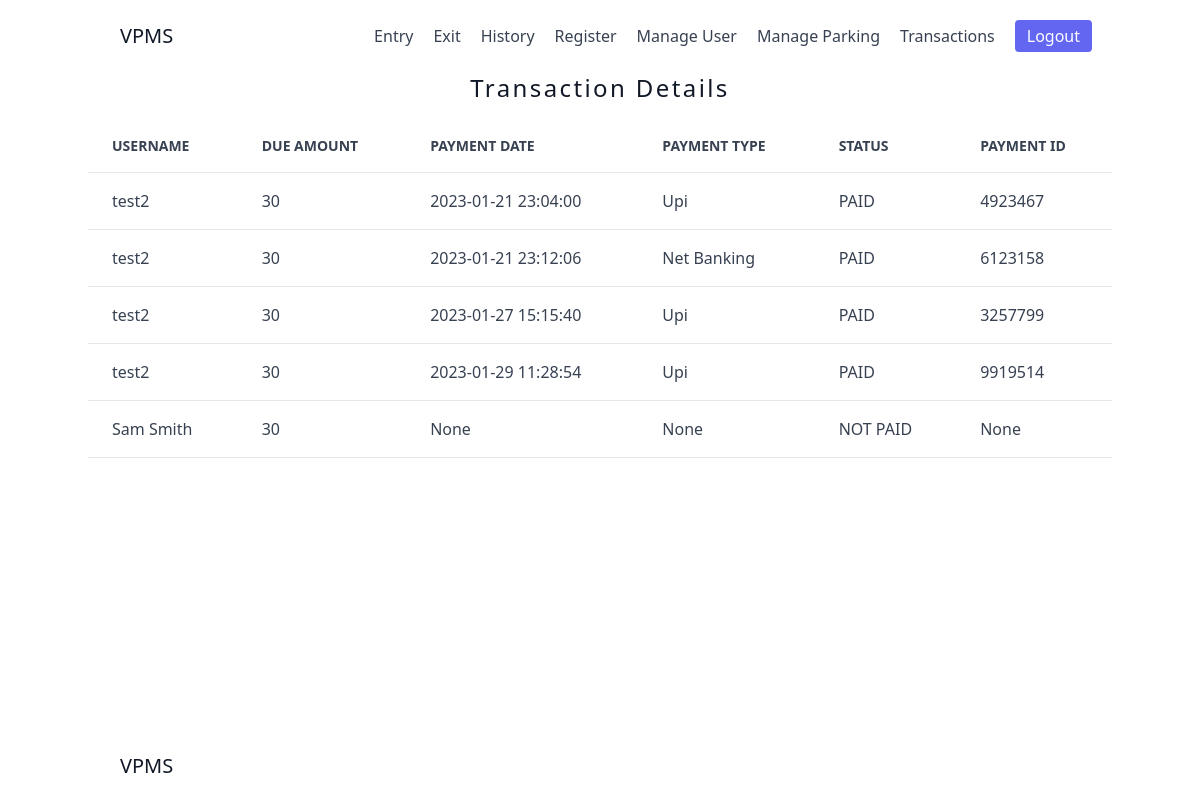
Page /transactions (signed in) on the committed database.
### app/models.py (models this page shows, shortened)
class Payment(db.Model):
    __tablename__ = 'payment'
    id = db.Column(db.Integer, primary_key = True)
    username = db.Column(db.String(20), index = True, nullable = False)
    charge = db.Column(db.Float, nullable = False)
    paid = db.Column(db.String(10), index = True, nullable = False)
    paymentDate = db.Column(db.DateTime, nullable = True, index = True)
    paymentType = db.Column(db.String(10), index = True, nullable = True)
    paymentID = db.Column(db.Integer)

### app/routes.py (the view)
@app.route('/transactions', methods=['GET', 'POST'])
@login_required
def transactions():
            payData = Payment.query.order_by(Payment.id).all()
            return render_template('transactions.html',title='Transactions',payData=payData)

### app/models.py (called while the page is built)
@login.user_loader
def load_user(id):
    return User.query.get(int(id))

### app/templates/transactions.html
{% extends "base.html" %}
{% block content %}
<section class="text-gray-700 body-font">
    <h3 class="text-2xl font-medium title-font mb-4 text-gray-900 tracking-widest" style="text-align: center">Transaction Details</h3>
    {% if payData|length < 1 %}
    <h4 class="text-2xl font-medium title-font mb-4 text-gray-900 tracking-widest" style="text-align: center">NO TRANSACTION HISTORY!</h4>
    {% else %}
    <div class="container mx-auto flex">
        <table id="myTable" class="text-left w-full border-collapse">
            <thead>
                <tr>
                    <th class="py-4 px-6 bg-grey-lightest font-bold uppercase text-sm text-grey-dark border-b border-grey-light">Username</th>
                    <th class="py-4 px-6 bg-grey-lightest font-bold uppercase text-sm text-grey-dark border-b border-grey-light">Due Amount</th>
                    <th class="py-4 px-6 bg-grey-lightest font-bold uppercase text-sm text-grey-dark border-b border-grey-light">Payment Date</th>
                    <th class="py-4 px-6 bg-grey-lightest font-bold uppercase text-sm text-grey-dark border-b border-grey-light">Payment Type</th>
                    <th class="py-4 px-6 bg-grey-lightest font-bold uppercase text-sm text-grey-dark border-b border-grey-light">Status</th>
                    <th class="py-4 px-6 bg-grey-lightest font-bold uppercase text-sm text-grey-dark border-b border-grey-light">Payment ID</th>
                </tr>
            </thead>
            <tbody>
                {% for data in payData %}
                <tr class="hover:bg-grey-lighter">
                    <td class="py-4 px-6 border-b border-grey-light">{{ data.username }}</td>
                    <td class="py-4 px-6 border-b border-grey-light">{{ data.charge }}</td>
                    <td class="py-4 px-6 border-b border-grey-light">{{ data.paymentDate }}</td>
                    <td class="py-4 px-6 border-b border-grey-light">{{ data.paymentType }}</td>
                    <td class="py-4 px-6 border-b border-grey-light">{{ data.paid }}</td>
                    <td class="py-4 px-6 border-b border-grey-light">{{ data.paymentID }}</td>
                </tr>
                {% endfor %}
            </tbody>
        </table>
    </div>
    {% endif %}
</section>
{% endblock %}

### app/templates/base.html (shortened to what this page needs)
<!DOCTYPE html>
<html class="dark">
<head>
  <link href="https://unpkg.com/tailwindcss@2.0.1/dist/tailwind-dark.min.css" rel="stylesheet">
</head>
<body>
  <div class="flex flex-col h-screen justify-between">
    {% if title == 'Sign In' %}
    <header class="text-gray-700 body-font">
      <div class="container mx-auto flex flex-wrap p-5 flex-col md:flex-row items-center">
        <a class="flex title-font font-medium items-center text-gray-900 mb-4 md:mb-0" href="/">
          <span class="ml-3 text-xl">VPMS</span>
        </a>
    </header>
    {% elif current_user.role == "Admin" %}
    <header class="text-gray-700 body-font">
      <div class="container mx-auto flex flex-wrap p-5 flex-col md:flex-row items-center">
        <a class="flex title-font font-medium items-center text-gray-900 mb-4 md:mb-0" href="/">
          <span class="ml-3 text-xl">VPMS</span>
        </a>
        <nav class="md:ml-auto flex flex-wrap items-center text-base justify-center">
          <a class="mr-5 hover:text-gray-900" href="/entry">Entry</a>
          <a class="mr-5 hover:text-gray-900" href="/exit">Exit</a>
          <a class="mr-5 hover:text-gray-900" href="/history">History</a>
          <a class="mr-5 hover:text-gray-900" href="/register">Register</a>
          <a class="mr-5 hover:text-gray-900" href="/manage-user">Manage User</a>
          <a class="mr-5 hover:text-gray-900" href="/manage-parking">Manage Parking</a>
          <a class="mr-5 hover:text-gray-900" href="/transactions">Transactions</a>
        </nav>
        <button class="inline-flex items-center text-white bg-indigo-500 border-0 py-1 px-3 focus:outline-none hover:bg-indigo-600 rounded text-base mt-4 md:mt-0"
        onclick="location.href='/logout'">Logout</button>
      </div>
    </header>
    {% endif %}
    <main class="mb-auto">
      {% block content %}{% endblock %}
    </main>
    <footer class="text-gray-700 body-font">
      <div class="container px-5 py-5 mx-auto flex items-center sm:flex-row flex-col">
        <a class="flex title-font font-medium items-center md:justify-start justify-center text-gray-900" href="/">
          <span class="ml-3 text-xl">VPMS</span>
        </a>
      </div>
    </footer>
  </div>
</body>
</html>

### rows in the picture
Payment: username "test2", charge "30", paymentDate "2023-01-21 23:04:00", paymentType "Upi", paid "PAID", paymentID "4923467"
Payment: username "test2", charge "30", paymentDate "2023-01-21 23:12:06", paymentType "Net Banking", paid "PAID", paymentID "6123158"
Payment: username "test2", charge "30", paymentDate "2023-01-27 15:15:40", paymentType "Upi", paid "PAID", paymentID "3257799"
Payment: username "test2", charge "30", paymentDate "2023-01-29 11:28:54", paymentType "Upi", paid "PAID", paymentID "9919514"
Payment: username "Sam Smith", charge "30", paymentDate "None", paymentType "None", paid "NOT PAID", paymentID "None"
